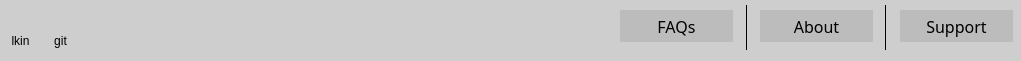
    <widget class="QFrame" name="footerFrame">
     <property name="geometry">
      <rect>
       <x>10</x>
       <y>660</y>
       <width>1021</width>
       <height>61</height>
      </rect>
     </property>
     <property name="styleSheet">
      <string notr="true">background-color:#CECECE;
border:none</string>
     </property>
     <property name="frameShape">
      <enum>QFrame::StyledPanel</enum>
     </property>
     <property name="frameShadow">
      <enum>QFrame::Raised</enum>
     </property>
     <widget class="QPushButton" name="btnSupport">
      <property name="geometry">
       <rect>
        <x>900</x>
        <y>10</y>
        <width>113</width>
        <height>32</height>
       </rect>
      </property>
      <property name="font">
       <font>
        <family>Futura</family>
        <pointsize>12</pointsize>
       </font>
      </property>
      <property name="cursor">
       <cursorShape>CrossCursor</cursorShape>
      </property>
      <property name="styleSheet">
       <string notr="true">QPushButton {
    color: black;
    background-color: #BCBCBC;
    font-family: 'Futura';
    font-size: 12pt;
    border: none;
}
QPushButton:hover {
    background-color: #A0A0A0;
}
</string>
      </property>
      <property name="text">
       <string>Support</string>
      </property>
     </widget>
     <widget class="QPushButton" name="btnAbout">
      <property name="geometry">
       <rect>
        <x>760</x>
        <y>10</y>
        <width>113</width>
        <height>32</height>
       </rect>
      </property>
      <property name="font">
       <font>
        <family>Futura</family>
        <pointsize>12</pointsize>
       </font>
      </property>
      <property name="cursor">
       <cursorShape>CrossCursor</cursorShape>
      </property>
      <property name="styleSheet">
       <string notr="true">QPushButton {
    color: black;
    background-color: #BCBCBC;
    font-family: 'Futura';
    font-size: 12pt;
    border: none;
}
QPushButton:hover {
    background-color: #A0A0A0;
}
</string>
      </property>
      <property name="text">
       <string>About</string>
      </property>
     </widget>
     <widget class="QPushButton" name="btnLinkedIn">
      <property name="geometry">
       <rect>
        <x>0</x>
        <y>30</y>
        <width>41</width>
        <height>21</height>
       </rect>
      </property>
      <property name="cursor">
       <cursorShape>CrossCursor</cursorShape>
      </property>
      <property name="text">
       <string>lkin</string>
      </property>
     </widget>
     <widget class="QPushButton" name="btnGitHub">
      <property name="geometry">
       <rect>
        <x>40</x>
        <y>30</y>
        <width>41</width>
        <height>21</height>
       </rect>
      </property>
      <property name="cursor">
       <cursorShape>CrossCursor</cursorShape>
      </property>
      <property name="text">
       <string>git</string>
      </property>
     </widget>
     <widget class="Line" name="lineBetweenAboutAndSupport">
      <property name="geometry">
       <rect>
        <x>885</x>
        <y>5</y>
        <width>1</width>
        <height>45</height>
       </rect>
      </property>
      <property name="styleSheet">
       <string notr="true">background-color: Black;
min-width: 1px;
max-width:1px;</string>
      </property>
      <property name="orientation">
       <enum>Qt::Vertical</enum>
      </property>
     </widget>
     <widget class="Line" name="lineBetweenFAQsAndAbout">
      <property name="geometry">
       <rect>
        <x>746</x>
        <y>5</y>
        <width>1</width>
        <height>45</height>
       </rect>
      </property>
      <property name="styleSheet">
       <string notr="true">background-color: Black;
min-width: 1px;
max-width:1px;</string>
      </property>
      <property name="orientation">
       <enum>Qt::Vertical</enum>
      </property>
     </widget>
     <widget class="QPushButton" name="btnFAQs">
      <property name="geometry">
       <rect>
        <x>620</x>
        <y>10</y>
        <width>113</width>
        <height>32</height>
       </rect>
      </property>
      <property name="font">
       <font>
        <family>Futura</family>
        <pointsize>12</pointsize>
       </font>
      </property>
      <property name="cursor">
       <cursorShape>CrossCursor</cursorShape>
      </property>
      <property name="styleSheet">
       <string notr="true">QPushButton {
    color: black;
    background-color: #BCBCBC;
    font-family: 'Futura';
    font-size: 12pt;
    border: none;
}
QPushButton:hover {
    background-color: #A0A0A0;
}
</string>
      </property>
      <property name="text">
       <string>FAQs</string>
      </property>
     </widget>
    </widget>
